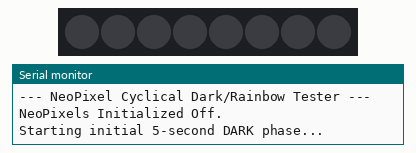
The sketch below on a simulated ATtiny85, built with avr-gcc and run on an emulated ATtiny85. Shown: 8 RGB LEDs in strip order, left to right, the last lines printed to the serial monitor. Dim RGB values are drawn brighter than linear.

Above: at 0.1 s.
At 6.41 s:
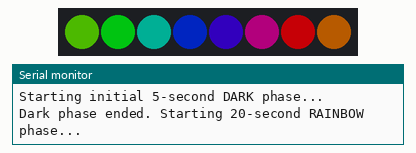
At 7.33 s:
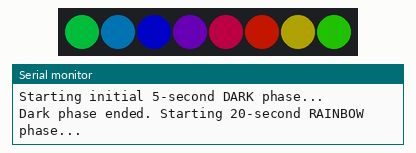
At 9.17 s:
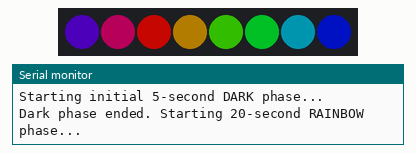
At 11.02 s:
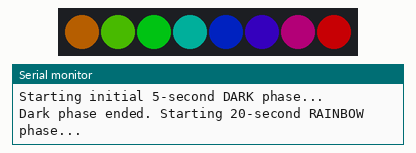
At 14.7 s:
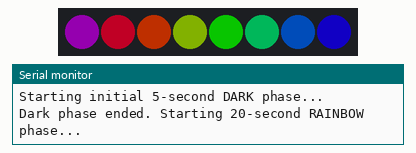
Timing chart, 0 to 40.0 s (numbered marks = the images above):
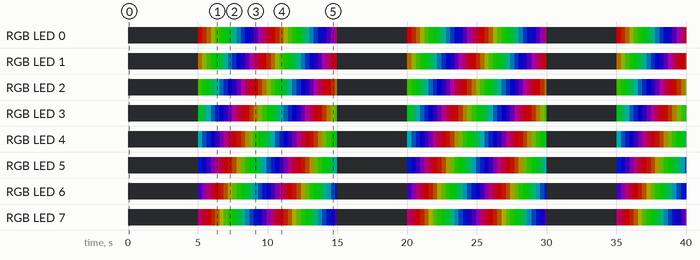

The sketch:

testforLED.ino
```cpp
#include <Adafruit_NeoPixel.h>

#ifdef __AVR__
  #include <avr/power.h> // Required for some Adafruit examples, okay on ESP32
#endif

// --- NeoPixel Settings ---
#define NEOPIXEL_PIN 4  // GPIO Pin for NeoPixels (ensure this is correct for your setup)
#define NUMPIXELS    8  // Number of NeoPixels in your strip/ring
Adafruit_NeoPixel strip = Adafruit_NeoPixel(NUMPIXELS, NEOPIXEL_PIN, NEO_GRB + NEO_KHZ800);

// --- Effect State Management ---
enum EffectPhase {
  PHASE_DARK,
  PHASE_RAINBOW
};
EffectPhase currentPhase = PHASE_DARK; // Start with the dark phase
unsigned long phaseStartTime = 0;      // Time when the current phase started

const unsigned long DARK_DURATION = 5000;    // 5 seconds for dark phase
const unsigned long RAINBOW_DURATION = 10000; // 20 seconds for rainbow phase

// --- Non-Blocking Rainbow Effect State ---
bool rainbowEffectActive = false; // To enable/disable the rainbow updates
uint16_t rainbowCycleJ = 0;       // Counter for the rainbow cycle 'j' position
unsigned long lastRainbowUpdateTime = 0; // millis() of last NeoPixel update
const unsigned long rainbowUpdateInterval = 20; // ms between rainbow updates (adjust for speed)

//===============================================================
// SETUP
//===============================================================
void setup() {
  Serial.begin(115200);
  Serial.println("\n--- NeoPixel Cyclical Dark/Rainbow Tester ---");

  // NeoPixel Initialization
  #if defined (__AVR_ATtiny85__) // Trinket specific code (safe to keep)
    if (F_CPU == 16000000) clock_prescale_set(clock_div_1);
  #endif
  strip.begin();             // Initialize NeoPixel strip
  strip.setBrightness(100);   // Set brightness (0-255) - adjust as needed
  strip.clear();             // Set all pixels to 'off' initially
  strip.show();              // Apply the clear command
  Serial.println("NeoPixels Initialized Off.");

  // Initialize the first phase (DARK)
  currentPhase = PHASE_DARK;
  phaseStartTime = millis();
  rainbowEffectActive = false; // Ensure rainbow is not active initially
  Serial.println("Starting initial 5-second DARK phase...");
}

//===============================================================
// Non-Blocking NeoPixel Rainbow Update Function
//===============================================================
void updateRainbowEffect() {
    if (!rainbowEffectActive) return; // Don't update if effect is not active

    // Calculate colors and update strip for each pixel
    for(uint16_t i=0; i< strip.numPixels(); i++) {
      strip.setPixelColor(i, Wheel(((i * 256 / strip.numPixels()) + rainbowCycleJ) & 255));
    }
    strip.show(); // Send the updated colors to the strip

    rainbowCycleJ++; // Advance to the next step in the rainbow cycle
    if (rainbowCycleJ >= 256 * 5) { // Optional: Reset J after 5 full cycles
       rainbowCycleJ = 0;
    }
}

//===============================================================
// NeoPixel Wheel Function (Calculates a color based on position)
//===============================================================
uint32_t Wheel(byte WheelPos) {
  WheelPos = 255 - WheelPos; // Invert to match common examples
  if(WheelPos < 85) {
    return strip.Color(255 - WheelPos * 3, 0, WheelPos * 3);
  }
  if(WheelPos < 170) {
    WheelPos -= 85;
    return strip.Color(0, WheelPos * 3, 255 - WheelPos * 3);
  }
  WheelPos -= 170;
  return strip.Color(WheelPos * 3, 255 - WheelPos * 3, 0);
}

//===============================================================
// MAIN LOOP
//===============================================================
void loop() {
    unsigned long currentMillis = millis();

    // State machine for DARK and RAINBOW phases
    switch (currentPhase) {
      case PHASE_DARK:
        if (currentMillis - phaseStartTime >= DARK_DURATION) {
          Serial.println("Dark phase ended. Starting 20-second RAINBOW phase...");
          currentPhase = PHASE_RAINBOW;      // Switch to rainbow phase
          phaseStartTime = currentMillis;      // Reset phase timer
          rainbowEffectActive = true;        // Enable the rainbow effect
          rainbowCycleJ = 0;                 // Reset rainbow position
          lastRainbowUpdateTime = currentMillis; // Set time for first rainbow update
        }
        break;

      case PHASE_RAINBOW:
        // Update the rainbow effect if it's active and time for the next frame
        if (rainbowEffectActive && (currentMillis - lastRainbowUpdateTime >= rainbowUpdateInterval)) {
            lastRainbowUpdateTime = currentMillis; // Record the time of this update
            updateRainbowEffect();                 // Update pixel colors
        }

        // Check if the rainbow duration has passed
        if (currentMillis - phaseStartTime >= RAINBOW_DURATION) {
          Serial.println("Rainbow phase ended. Starting 5-second DARK phase...");
          currentPhase = PHASE_DARK;        // Switch back to dark phase
          phaseStartTime = currentMillis;       // Reset phase timer
          rainbowEffectActive = false;         // Disable the rainbow effect
          strip.clear();                      // Turn all pixels off
          strip.show();                       // Apply the change
        }
        break;
    }
    // A very small delay can be added if desired, but the timing is handled by millis()
    // delay(1);
}
```

Measured:
- by itself, RGB LED 1: off → RGB(62, 37, 0) at 5.0 s, → RGB(44, 55, 0) 0.31 s later, → RGB(27, 73, 0) 0.31 s later, → RGB(9, 91, 0) 0.31 s later, … (85 changes in this stretch)
- by itself, RGB LED 2: off → RGB(24, 75, 0) at 5.0 s, → RGB(7, 93, 0) 0.31 s later, → RGB(0, 89, 10) 0.31 s later, → RGB(0, 72, 28) 0.31 s later, … (85 changes in this stretch)
- by itself, everything shown: repeats every 15.0 s, in 34 steps
